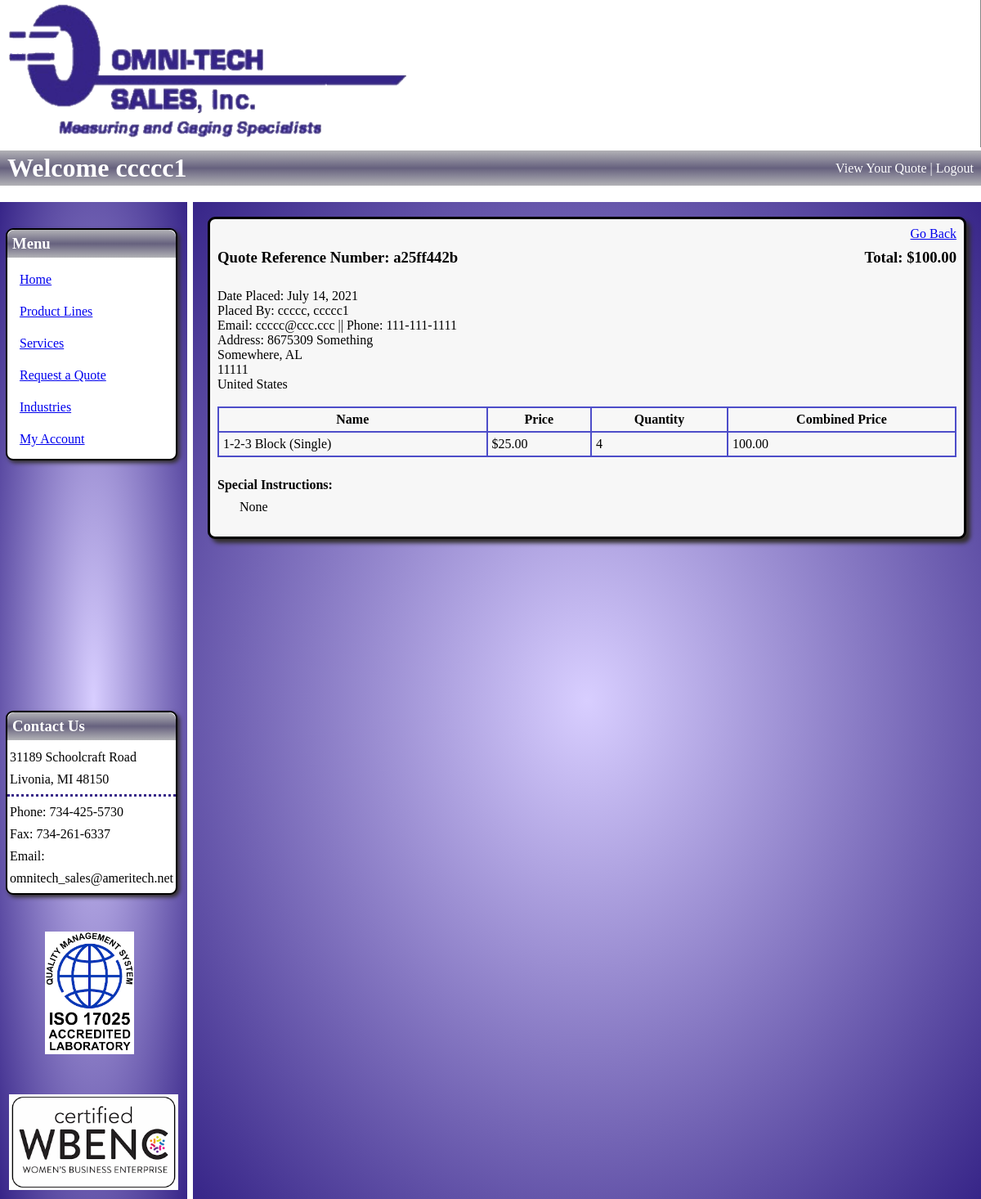
Before: /view_quote/54 (signed in) with the older database file.
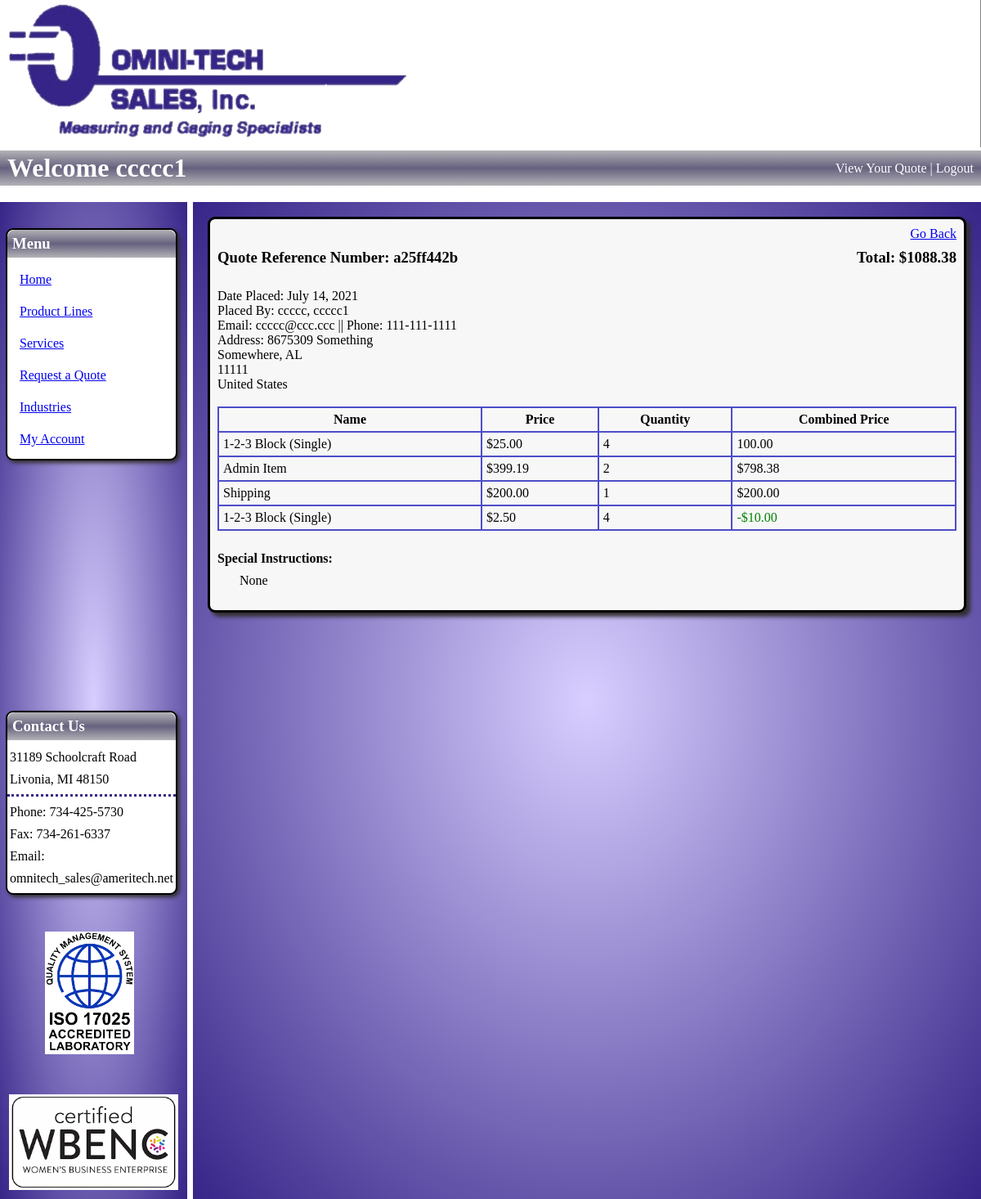
After: the same page with the newer database file.
### imgfield_app/models.py (models this page shows)
class Quote(models.Model):
    quoted_by = models.ForeignKey(
        User,
        related_name="user_quotes",
        on_delete=models.CASCADE
    )
    contact_info =  models.ForeignKey(
        ContactInfo,
        related_name="quotes",
        on_delete = models.CASCADE,
        null=True, blank=True,
    )
    ref_number = models.CharField(max_length=10)
    total_price = models.DecimalField(decimal_places=2, max_digits=10, null=True, blank=True)
    status = models.CharField(max_length=27)
    special_instructions = models.TextField(null=True, blank=True)
    office_notes = models.TextField(null=True, blank=True)
    placed_at = models.DateTimeField(auto_now_add=True)
    created_at = models.DateTimeField(auto_now_add=True)
    updated_at = models.DateTimeField(auto_now=True)
    objects = QuoteManager()

class QuoteProduct(models.Model):
    product_on_quote = models.ForeignKey(
        Product,
        related_name="quote_of_product",
        on_delete=models.CASCADE
    )
    quote = models.ForeignKey(
        Quote,
        related_name="quote_product",
        on_delete=models.CASCADE
    )
    quantity = models.IntegerField()
    combined_price = models.DecimalField(decimal_places=2, max_digits=10, null=True, blank=True)
    created_at = models.DateTimeField(auto_now_add=True)
    updated_at = models.DateTimeField(auto_now=True)

class Product(models.Model):
    name = models.CharField(max_length=108)
    part_number = models.CharField(max_length=27)
    manufacturer = models.CharField(max_length=45, null=True, blank= True)
    price = models.DecimalField(decimal_places=2, max_digits=5)
    desc = models.CharField(max_length=189)
    exp_desc = models.TextField(null=True, blank=True)
    quantity_in_stock = models.IntegerField(null=True, blank=True)
    created_at = models.DateTimeField(auto_now_add=True)
    updated_at = models.DateTimeField(auto_now=True)
    objects = ProductManager()

class User(models.Model):
    first_name = models.CharField(max_length=45)
    last_name = models.CharField(max_length=60)
    email = models.CharField(max_length=60)
    password = models.CharField(max_length=60)
    security_level = models.IntegerField()
    created_at = models.DateTimeField(auto_now_add=True)
    updated_at = models.DateTimeField(auto_now=True)
    objects = UserManager()

class ContactInfo(models.Model):
    user = models.ManyToManyField(
        User,
        related_name="user_contact_infos"
    )
    address_1 = models.CharField(max_length=54)
    address_2 = models.CharField(max_length=54, null=True, blank=True)
    city = models.CharField(max_length=54)
    zip_code = models.IntegerField()
    state = models.CharField(max_length=54)
    country = models.CharField(max_length=54)
    phone = models.CharField(max_length=15)
    created_at = models.DateTimeField(auto_now_add=True)
    updated_at = models.DateTimeField(auto_now=True)
    objects = ContactInfoManager()

class QuoteAdminItem(models.Model):
    adminitem_on_quote = models.ForeignKey(
        AdminItem,
        related_name="quote_of_adminitem",
        on_delete=models.CASCADE
    )
    quote = models.ForeignKey(
        Quote,
        related_name="quote_adminitem",
        on_delete=models.CASCADE
    )
    quantity = models.IntegerField()
    combined_price = models.DecimalField(decimal_places=2, max_digits=10, null=True, blank=True)
    is_discount = models.BooleanField(default=False)
    created_at = models.DateTimeField(auto_now_add=True)
    updated_at = models.DateTimeField(auto_now=True)

class AdminItem(models.Model):
    name = models.CharField(max_length=108)
    part_number = models.CharField(max_length=27, null=True, blank= True)
    manufacturer = models.CharField(max_length=45, null=True, blank= True)
    price = models.DecimalField(decimal_places=2, max_digits=10, null=True, blank=True)
    is_discount = models.BooleanField(default=False)
    notes = models.TextField(null=True, blank= True)
    created_at = models.DateTimeField(auto_now_add=True)
    updated_at = models.DateTimeField(auto_now=True)
    objects = AdminItemManager()

### imgfield_app/views.py (the view)
# urls.py: path('view_quote/<int:quote_id>', views.view_quote),
def view_quote(request, quote_id):
    if 'user_id' in request.session:
        logged_user = User.objects.get(id=request.session['user_id'])
        quote = Quote.objects.get(id=quote_id)
        if quote.quoted_by == logged_user:
            all_quoteproducts = QuoteProduct.objects.filter(quote=quote)
            all_quoteitems = QuoteItem.objects.filter(quote=quote)
            all_quoteadminitems = QuoteAdminItem.objects.filter(quote=quote)
            context = {
                'logged_user': logged_user,
                'quote': quote,
                'products': all_quoteproducts,
                'items': all_quoteitems,
                'adminitems': all_quoteadminitems,
            }
            return render(request, "view_quote.html", context)
        return redirect("/user_account")
    return redirect("/")

### imgfield_app/templates/view_quote.html (shortened to what the changed rows need)
<!DOCTYPE html>
<html lang="en">
<head>
    {% load static %}
    <link rel="stylesheet" href="{% static 'css/main_display.css' %}">
    <link rel="stylesheet" href="{% static 'css/view_quote.css' %}">
</head>
<body>
    <div id="header">
        <h1>Welcome {% if logged_user %}{{ logged_user.first_name }}{% endif %}</h1>
    </div>
    <div id="content">
        <div id="main">
            <div class="display_box">
                <div id="quote_head">
                    <h3>Quote Reference Number: {{ quote.ref_number }} </h3>
                    <h3 id="total">Total: ${{ quote.total_price }}</h3>
                </div>
                <div id="order_info">
                    <p>Date Placed: {{quote.placed_at.date }}</p>
                    <p>Placed By: {{ quote.quoted_by.last_name }}, {{ quote.quoted_by.first_name }}</p>
                    <p>Email: {{ quote.quoted_by.email }} || Phone: {{ quote.contact_info.phone }}</p>
                    <p>Address: {{ quote.contact_info.address_1 }}</p>
                    <p id="line3">{{ quote.contact_info.city }}, {{ quote.contact_info.state }}</p>
                    <p id="line4">{{ quote.contact_info.zip_code }}</p>
                    <p id="line5">{{ quote.contact_info.country }}</p>
                </div>
                <table>
                    <tr>
                        <th>Name</th>
                        <th>Price</th>
                        <th>Quantity</th>
                        <th>Combined Price</th>
                    </tr>
                    {% for product in products %}
                    <tr>
                        <td>{{ product.product_on_quote.name }}</td>
                        <td>${{ product.product_on_quote.price }}</td>
                        <td>{{ product.quantity }}</td>
                        <td>{{ product.combined_price }}</td>
                    </tr>
                    {% endfor %}
                    {% for adminitem in adminitems %}
                    <tr>
                        <td>{{ adminitem.adminitem_on_quote.name }}</td>
                        <td>${{ adminitem.adminitem_on_quote.price }}</td>
                        <td>{{ adminitem.quantity }}</td>
                        {% if adminitem.is_discount%}
                            <td class="green">-${{ adminitem.combined_price }}</td>
                        {%else%}
                            <td>${{ adminitem.combined_price }}</td>
                        {% endif %}
                    </tr>
                    {% endfor %}
                </table>
                <div id="special_instructions">
                    <h4>Special Instructions: </h4>
                    <p>{{ quote.special_instructions }}</p>
                </div>
            </div>
        </div>
    </div>
</body>
</html>

Changed rows visible on the page:
changed Quote "a25ff442b": total_price "100.00" → "1088.38"
added QuoteAdminItem: adminitem_on_quote.name "Admin Item", adminitem_on_quote.price "399.19", quantity "2", combined_price "798.38"
added QuoteAdminItem: adminitem_on_quote.name "Shipping", adminitem_on_quote.price "200.00", quantity "1", combined_price "200.00"
added QuoteAdminItem: adminitem_on_quote.name "1-2-3 Block (Single)", adminitem_on_quote.price "2.50", quantity "4", combined_price "10.00"
